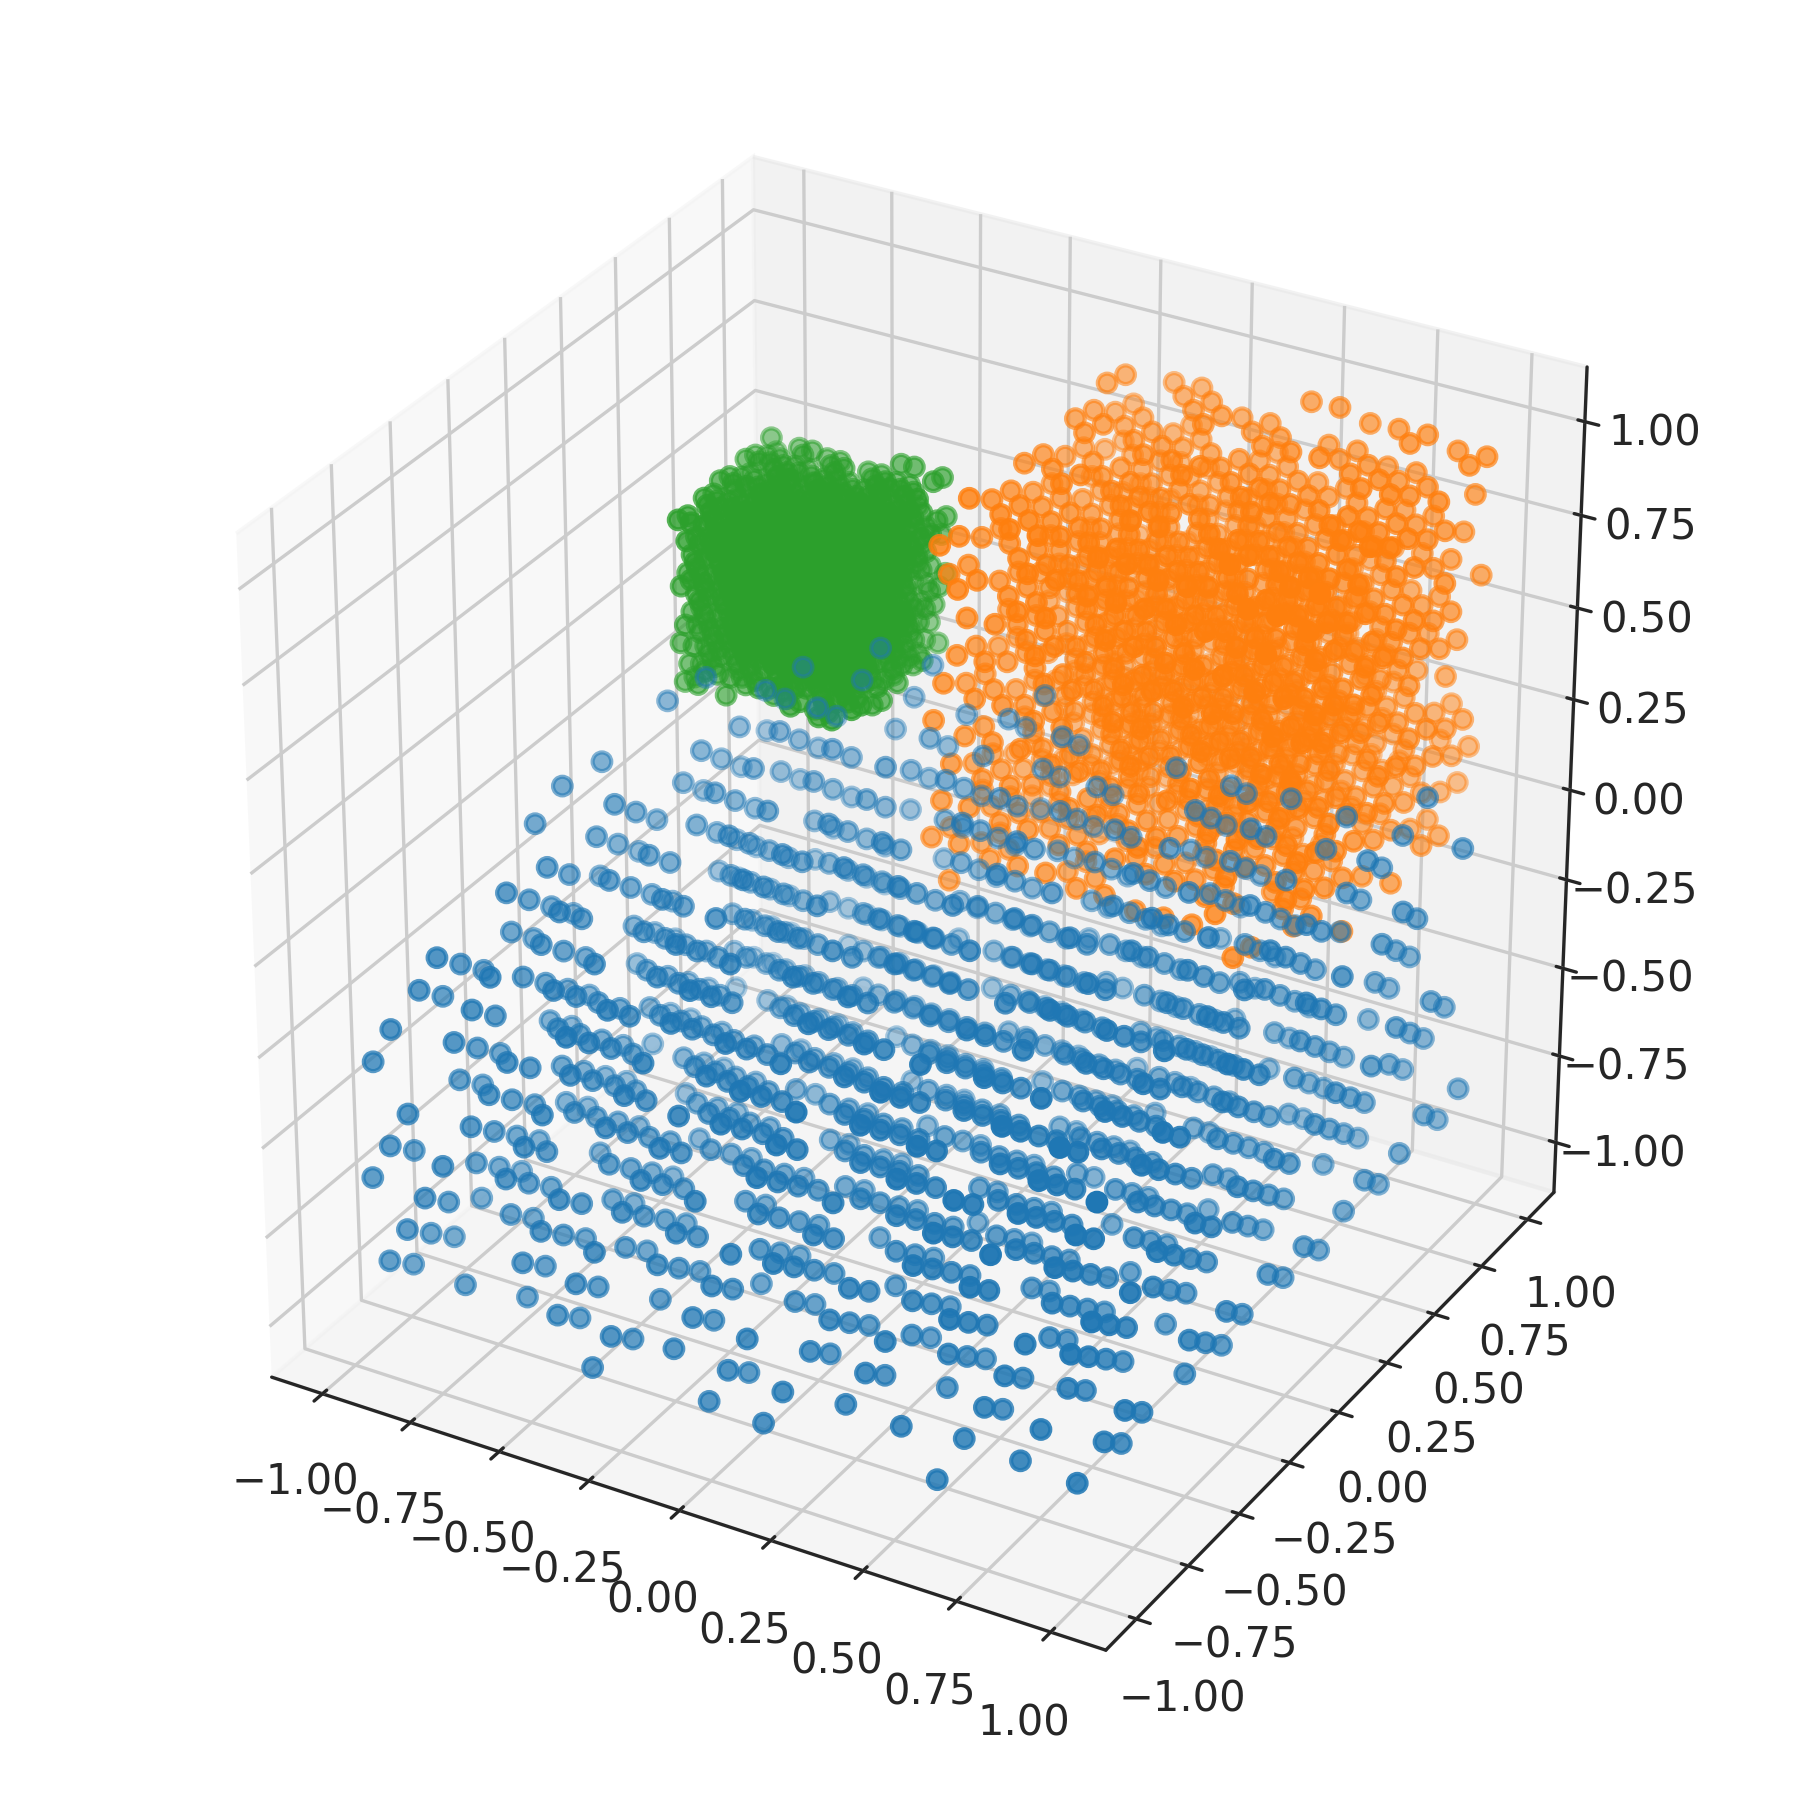

Here is the Python script that generated this plot:
from nengolib.stats import ScatteredCube
s1 = ScatteredCube([-1, -1, -1], [1, 1, 0]).sample(1000, 3)
s2 = ScatteredCube(0, 1).sample(1000, 3)
s3 = ScatteredCube([-1, .5, 0], [-.5, 1, .5]).sample(1000, 3)

import matplotlib.pyplot as plt
from mpl_toolkits.mplot3d import Axes3D
plt.figure(figsize=(6, 6))
ax = plt.subplot(111, projection='3d')
ax.scatter(*s1.T)
ax.scatter(*s2.T)
ax.scatter(*s3.T)
plt.show()
